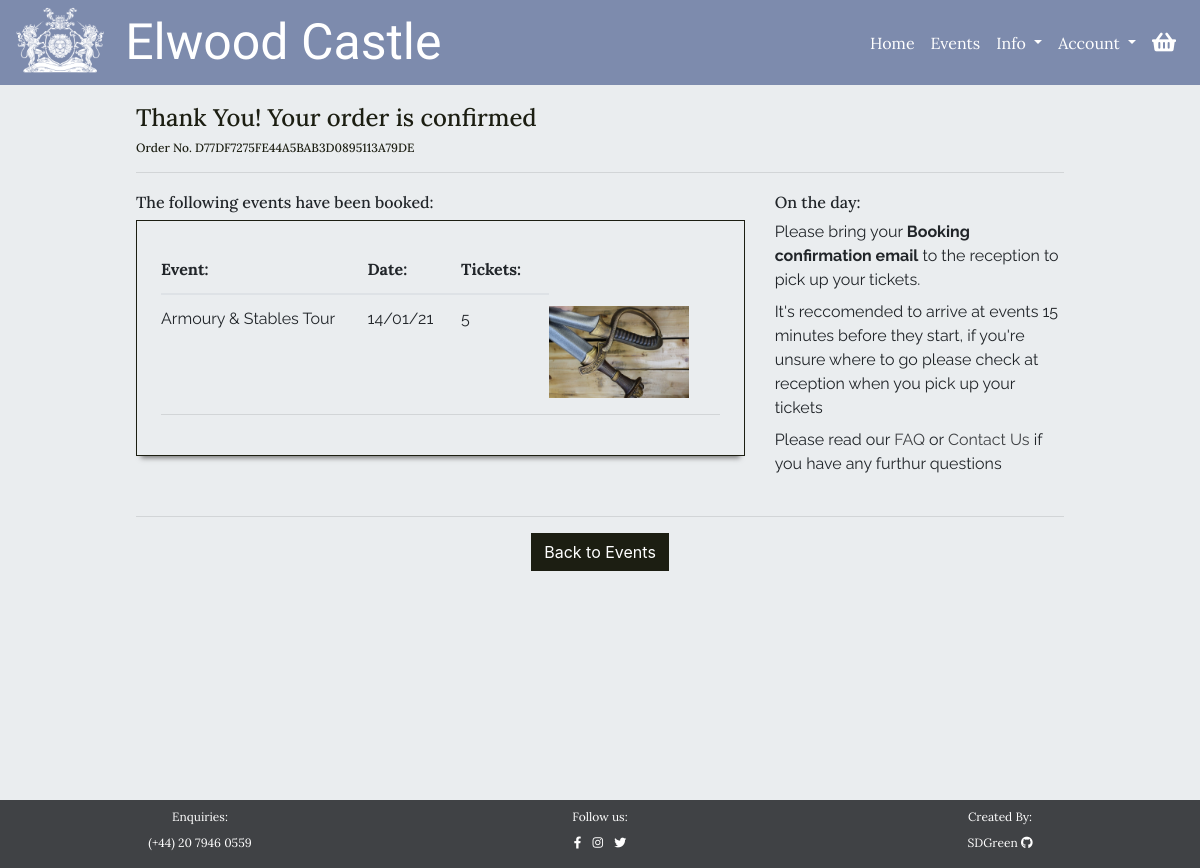
The page /checkout/success/D77DF7275FE44A5BAB3D0895113A79DE/ on the database its author committed.
### checkout/models.py (models this page shows, shortened)
class Order(models.Model):
    user_account = models.ForeignKey(UserAccount, null=True, blank=True,
                                     on_delete=models.SET_NULL,
                                     related_name='orders')
    order_number = models.CharField(max_length=32, null=False, editable=False)
    first_name = models.CharField(max_length=100, null=False, blank=False)
    last_name = models.CharField(max_length=200, null=False, blank=False)
    email = models.EmailField(max_length=200, null=False, blank=False)
    phone_number = models.CharField(max_length=20, null=True, blank=True)
    date = models.DateTimeField(auto_now_add=True)
    stripe_id = models.CharField(max_length=27, null=False, blank=False)
    total = models.DecimalField(max_digits=7, decimal_places=2,
                                null=True, blank=False, default=0)

class EventBooking(models.Model):
    confirmation_number = models.CharField(max_length=32, null=False,
                                           editable=False)
    order = models.ForeignKey(Order, null=False, blank=False,
                              on_delete=models.CASCADE,
                              related_name='bookings')
    event = models.ForeignKey(Event, null=False, blank=False,
                              on_delete=models.CASCADE,)
    date = models.DateField(auto_now=False, auto_now_add=False,
                            null=False, blank=False)
    ticket_quantity = models.IntegerField()
    booking_total = models.DecimalField(max_digits=7, decimal_places=2,
                                        null=False, blank=False,
                                        editable=False, default=0)

### events/models.py (models this page shows)
class Event(models.Model):
    category = models.ForeignKey('Category', null=True, blank=True,
                                 on_delete=models.SET_NULL)
    name = models.CharField(max_length=254)
    description = models.TextField()
    price = models.DecimalField(max_digits=8, decimal_places=2, blank=False)
    start_time = models.TimeField()
    rating = models.DecimalField(max_digits=2, decimal_places=1, null=True,
                                 blank=True)
    day_ticket_limit = models.PositiveIntegerField(blank=False,
                                                   validators=[
                                                      MaxValueValidator(200)
                                                    ])
    supervision = models.BooleanField(default=True, null=True, blank=True)
    age_restricted = models.BooleanField(default=True, null=True, blank=False)
    image = models.ImageField(null=True, blank=True)
    def __str__(self):
        return self.name

### checkout/views.py (the view)
# urls.py: path('success/<order_number>/', views.checkout_success,
def checkout_success(request, order_number):
    try:
        order = Order.objects.get(order_number=order_number)
    except Exception:
        messages.error(request, """Sorry, look like something went wrong!\
                                   If you've made an order please wait for
                                   your confirmation email and get in contact
                                   with us""")
        return redirect(reverse('view_basket'))
    if 'basket' in request.session:
        del request.session['basket']
    context = {
        'order': order
    }
    return render(request, 'checkout/checkout_success.html', context)

### basket/contexts.py (called while the page is built, shortened)
def basket_items(request):
    basket_items = []
    total = 0
    basket = request.session.get('basket', {})
    context = {
        'basket_items': basket_items,
        'total': total,
    }
    return context

### checkout/templates/checkout/checkout_success.html (shortened to what this page needs)
{% extends 'base.html' %}
{% load static %}
{% block content %}
<div id="small-page">
    <div class="color-overlay">
        <div class="container-fluid guttered p-3">
            <div class="row pt-1 mb-2">
                <div class="col-12 mb-2">
                    <h2 class="heading-text color-title text-l d-block">Thank You! Your order is confirmed</h2>
                    <h2 class="heading-text color-title text-s d-block">Order No. {{order.order_number}}</h2>
                    <hr class="mb-1">
                </div>
            </div>
            <div class="row mt-1">
                <div class="col-12 col-lg-8 mb-lg-0 mb-4">
                    <h5 class="heading-text text-m mb-2">The following events have been booked:</h5>
                    <div class="booking-container below-shadow p-4">
                        <table class="table mb-1 table-responsive-sm">
                            <thead class="heading-text text-m">
                                <tr>
                                    <th scope="col">Event:</th>
                                    <th scope="col"></th>
                                    <th scope="col">Date:</th>
                                    <th scope="col">Tickets:</th>
                                </tr>
                            </thead>
                            <tbody class="body-text text-m">
                                {% for booking in order.bookings.all %}
                                <tr>
                                    <td colspan="2">
                                        {{ booking.event }}
                                    </td>
                                    <td>
                                        {{ booking.date|date:"d/m/y"}}
                                    </td>
                                    <td>{{ booking.ticket_quantity }}
                                    </td>
                                    <td class="d-none d-md-inline-block">
                                    {% if booking.event.image %}
                                        <img class="img-fluid" src="{{ booking.event.image.url }}"
                                            alt="{{ booking.event.name }}">
                                    {% else %}
                                        <img class="img-fluid" src="{{ MEDIA_URL }}no-image.jpg"
                                            alt="{{ booking.event.name }}">
                                    {% endif %}
                                    </td>
                                </tr>
                                {% endfor %}
                            </tbody>
                        </table>
                        <hr class="mt-0 mb-3">
                    </div>
                </div>
                <div class="col-12 col-lg-4">
                    <h5 class="heading-text text-m mb-2">On the day:</h5>
                    <ul class="body-text text-m list-unstyled">
                        <li class="pb-2">Please bring your <strong>Booking confirmation email</strong> to the reception
                            to
                            pick up your tickets.</li>
                        <li class="pb-2">It's reccomended to arrive at events 15 minutes before they start, if you're
                            unsure
                            where to go please check at reception when you pick up your tickets</li>
                        <li class="pb-2">Please read our <a href="{% url 'faq' %}" class="text-link">FAQ</a> or <a
                                href="{% url 'contact' %}" class="text-link">Contact Us</a>
                            if you have any furthur questions</li>
                    </ul>
                </div>
            </div>
            <hr>
            <div class="row mt-1 mb-3">
                <div class="col-12 text-center">
                    <a class="btn button" href="{% url 'events' %}">Back to Events</a>
                </div>
            </div>
        </div>
    </div>
</div>
{% endblock %}

### static/css/style.css (style rules this page uses)
h5 { margin: 0; }
#allauth-content label, .datepicker-days th, .heading-text { font-family: 'Lora', serif; }
#allauth-content input, .datepicker-days td, .body-text { font-family: 'Raleway', sans-serif; }
.text-l { font-size: 1.5em; }
.text-m { font-size:1em; }
.text-s { font-size: 0.75em; }
#small-page, .color-overlay, #block-content { background-color: #eaedef; }
.color-title { color: #1C1E12; }
.button { border-radius: 0; border: 1px solid #1C1E12; background-color: #1C1E12; color: white; -webkit-transition: all 0.25s ease-out; -o-transition: all 0.25s ease-out; transition: all 0.25s ease-out; }
::placeholder { color: #7D8BAD; }
.text-link { cursor: pointer; color: #404245; -webkit-transition: color ease-in 0.25s; -o-transition: color ease-in 0.25s; transition: color ease-in 0.25s; }
.below-shadow { -webkit-box-shadow: 0px 7px 5px -5px #777; box-shadow: 0px 7px 5px -5px #777;; }
#small-page { min-height: calc(100vh - 84px); }
.table td, .table th { padding-left: 0; padding-right: 1.5rem; border-top: 0; }
.booking-container .img-fluid { max-width: 140px; }
.booking-container { height: -webkit-fit-content; height: -moz-fit-content; height: fit-content; max-height: 50vh; overflow: hidden; overflow-y: scroll; border: 1px solid #1C1E12; }
@media (min-width: 580px) { .guttered { width: 80%; } }
@media (min-width: 992px) { .booking-container .img-fluid { max-width: 140px; } }

### rows shown on the page
Order: order_number "D77DF7275FE44A5BAB3D0895113A79DE"
EventBooking: event "Armoury & Stables Tour", date "14/01/21", ticket_quantity "5", event.image (picture)
